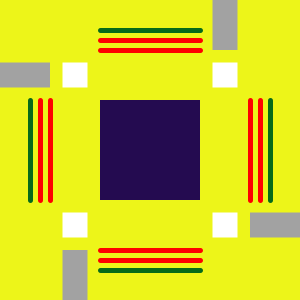
Frame 1 (no input)
Frame 60 (the mouse pressed at the canvas centre just before this capture): identical to frame 1, image omitted
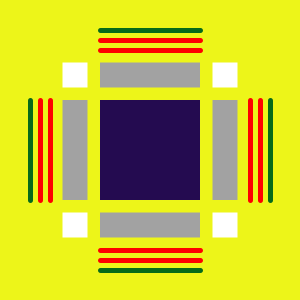
Frame 120 (the mouse held since frame 60 and released just before this capture)

The Processing sketch that drew these frames (run headless with seeded random() and noise(); from frame 60 on, the mouse is pressed at the canvas centre):

// Processing sketch: processing_35605
// ── processing_35605.pde

//Homework 2.2.1_Parametric Lab
//Created by Adrianne Blossom
//September 4, 2011

//This code creates a parametric object where the mouse movement controls how the rectangular figures move about the central, stationary square.

void setup(){
  size(300,300);
  background(237,245,25);
  println();
}

float width=300;

float height=300;

float x=0;

void draw(){
  noStroke();
  background(237,245,25); //Allows me to maintain yellow background without path trails.
  
  stroke(255,0,0); //Commands for 12 lines. First 2 sets are red and the last is green.
  strokeWeight(5);
  line(250,100,250,200);
  line(50,100,50,200);
  line(100,50,200,50);
  line(100,250,200,250);
  
  line(260,100,260,200);
  line(40,100,40,200);
  line(100,40,200,40);
  line(100,260,200,260);
  
  stroke(6,106,25);
  strokeWeight(5);
  line(270,100,270,200);
  line(30,100,30,200);
  line(100,30,200,30);
  line(100,270,200,270);
  
  noStroke();
  rectMode(CENTER);
  fill(36,11,80);
  rect(width/2,height/2,100,100); //Center square figure.
  
  fill(162,162,162);
  rect(mouseX,height/4,100,25); //This line and the next 3 are the commands for the moving rectangles.
  rect(width-mouseX,height-75,100,25);
  rect(3*width/4,mouseY,25,100);
  rect(width/4,height-mouseY,25,100);
  
  fill(255,255,255);
  rect(width-225,height-225,25,25); //This line and the following in this set are for the small squares.
  rect(width-75,height-75,25,25);
  rect(3*width/4,height-225,25,25);
  rect(width/4,height-75,25,25);
}
